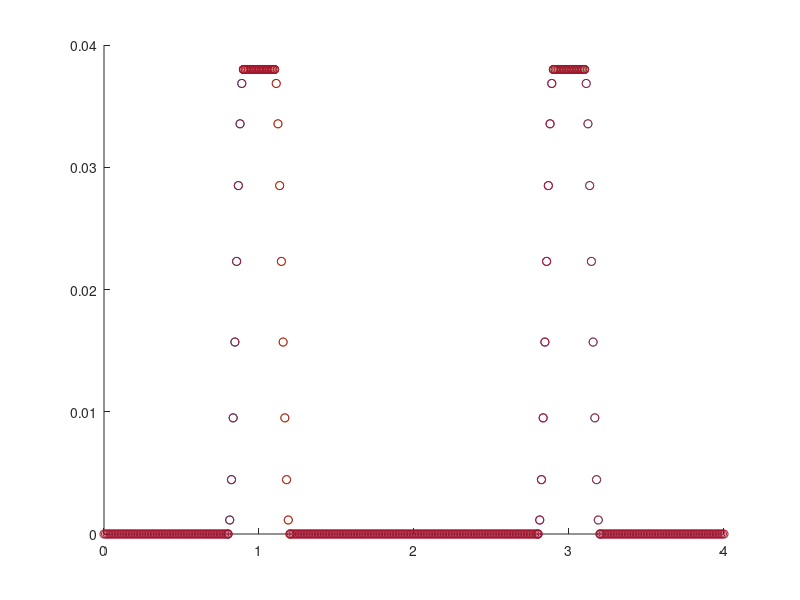

Source code (MATLAB): (Note: this script raises an error after producing the figure.)
close all

% TO CHANGE

T = 4; % Total duration
D1 = 0.2; % Grip deadtime
D2 = 0.2; % Release deatime
d1 = 0.1; % TO duration
d2 = 0.1; % TRANSITION 1 duration
d3 = 0.1; % TRANSITION 2 duration
d4 = 0.1; % RETURN duration
A = 0.038; % distance covered

N = 400; % Number of 'POINTS'

filename = 'Profile_z';

% END TO CHANGE



% Calculate each section number of points
N0 = int16(N/T*0.8);
N00 = int16(N/T*1.6);
N000 = int16(N/T*0.8);
N1 = int16(N/T*d1);
N2 = int16(N/T*D1);
N3 = int16(N/T*d2);
N4 = int16(N/T*d3);
N5 = int16(N/T*D2);
N6 = N-N1-N2-N3-N4-N5-N0-N00-N000;

% Determine end of phase 1 and 2 time
l0 = 0+0.8;
l1 = l0+d1;
l2 = l1+D1;
l3 = l2+d2;
l00 = l3+1.6;
l4 = l00+d3;
l5 = l4+D2;
l000 = l5+d4;

% linearly spread space for all 3 phases
n0 = linspace(0,l0,N0);
n1 = linspace(l0,l1,N1);
n2 = linspace(l1,l2,N2);
n3 = linspace(l2,l3,N3);
n00 = linspace(l3,l00,N00);
n4 = linspace(l00,l4,N4);
n5 = linspace(l4,l5,N5);
n6 = linspace(l5,l000,N6);
n000 = linspace(l000,T,N000);

% Phase 1, reshape to fit 1xn
y1 = (-A*cos(1/d1*pi*n1) + A)/2;
y1 = reshape(y1, [N1,1]);

% Phase 2, only get 1st column
y2 = A*ones(N2);
y2 = y2(:,1);

% Phase 3, reshape to fit 1xn
y3 = (A*cos(1/d2*pi*(n3-l2)) + A)/2;
y3 = reshape(y3, [N3,1]);

% Phase 4, reshape to fit 1xn
y4 = (-A*cos(1/d3*pi*(n4-l3)) + A)/2;
y4 = reshape(y4, [N4,1]);

% Phase 5, only get 1st column
y5 = A*ones(N5);
y5 = y5(:,1);

% Phase 6, reshape to fit 1xn
y6 = (A*cos(1/d4*pi*(n6-l5)) + A)/2;
y6 = reshape(y6, [N6,1]);

y0 = zeros(N0);
y0 = y0(:,1);
y00 = zeros(N00);
y00 = y00(:,1);
y000 = zeros(N000);
y000 = y000(:,1);

% join x and y axis 
y = [y0; y1; y2; y3; y00; y4; y5; y6; y000];
n = [reshape(n0, [N0,1]); reshape(n1, [N1,1]); reshape(n2, [N2,1]); reshape(n3, [N3,1]); reshape(n00, [N00,1]); reshape(n4, [N4,1]); reshape(n5, [N5,1]); reshape(n6, [N6,1]); reshape(n000, [N000,1])];
z_profile = [n y];

% Export
save(filename,'z_profile');

% Visualise plots
scatter(n1,y1);
hold on;
scatter(n2,y2);
scatter(n3,y3);
scatter(n4,y4);
scatter(n5,y5);
scatter(n6,y6);
scatter(n,y);

scatter(grip_profile(:,1),grip_profile(:,2))


